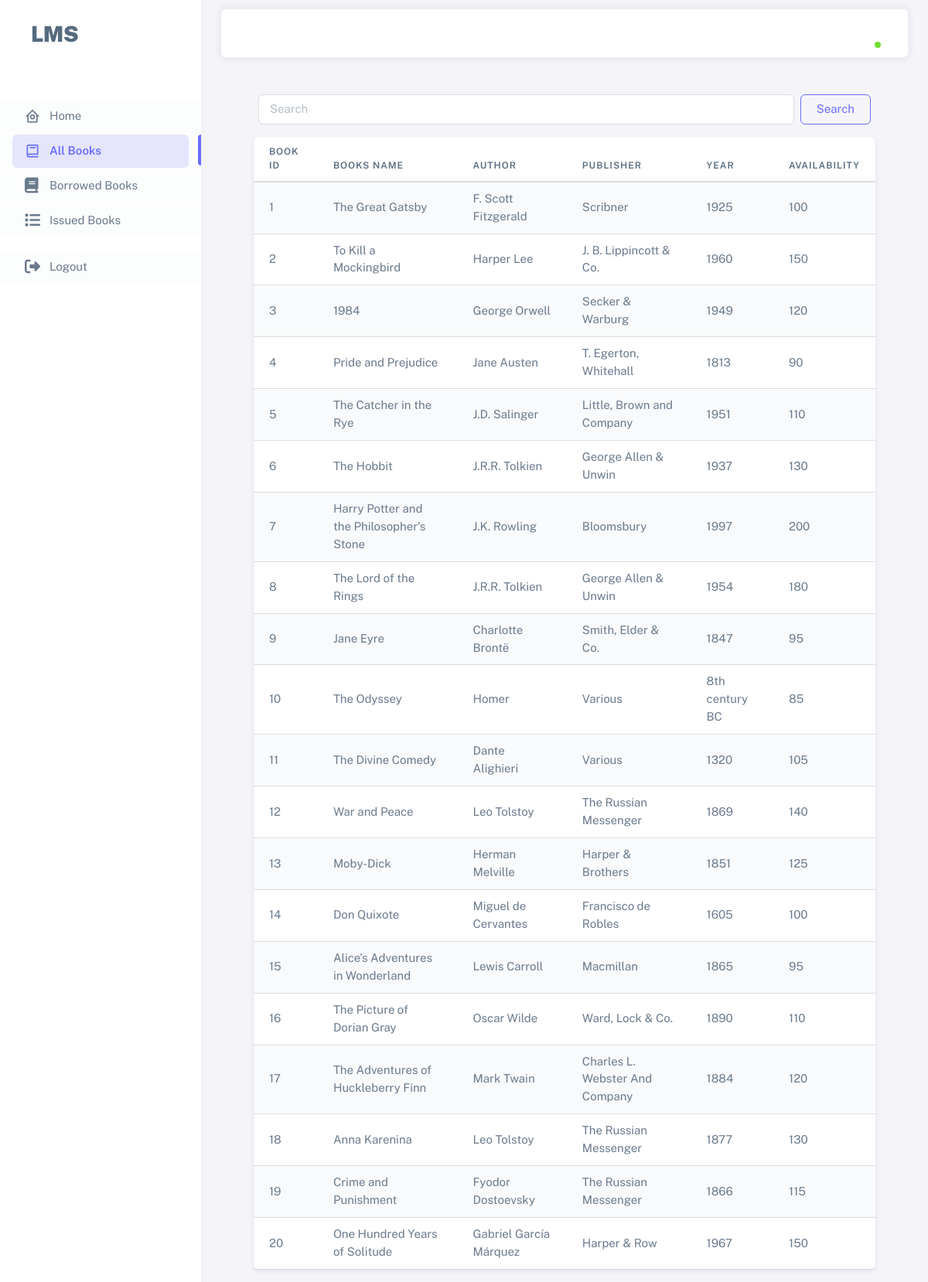
The app's page /Views/user/all_books.php with its own data.
### tables this page shows
CREATE TABLE `add_books` (
  `book_id` int(150) NOT NULL,
  `book_title` varchar(150) NOT NULL,
  `author` varchar(150) NOT NULL,
  `publisher` varchar(150) NOT NULL,
  `year` varchar(150) NOT NULL,
  `number_of_copies` varchar(150) NOT NULL
);

### Views/user/all_books.php (the view, shortened to what this page needs)
<?php
    include_once("../Layouts/user_header.php");
    include_once("../../connection/connect.php");
    $query = "SELECT * FROM add_books";
    $result = mysqli_query($con, $query);
    if (mysqli_num_rows($result) > 0) {
        $books = array();
        while ($row = mysqli_fetch_assoc($result)) {
            $books[] = $row;
        }
    } else {
        $books = array();
    }
?>
<div class="container">
    <form class="d-flex m-5 mb-2">
        <input id="searchInput" class="form-control me-2" type="search" placeholder="Search" aria-label="Search">
        <button id="searchButton" class="btn btn-outline-primary" type="button">Search</button>
    </form>
    <section class="content m-3">
        <div class="container-fluid">
            <div class="card">
                <div class="card-body p-0">
                    <table class="table table-striped">
                        <thead>
                            <tr>
                                <th style="">Book id</th>
                                <th class="">Books NAME</th>
                                <th class="">Author</th>
                                <th class="">Publisher</th>
                                <th class="">Year</th>
                                <th class="">AVAILABILITY</th>
                            </tr>
                        </thead>
                        <tbody>
                            <?php foreach ($books as $key => $book) { ?>
                                <tr>
                                    <td><?= ++$key ?></td>
                                    <td><?= $book['book_title'] ?? ""; ?></td>
                                    <td><?= $book['author'] ?? ""; ?></td>
                                    <td><?= $book['publisher'] ?? ""; ?></td>
                                    <td><?= $book['year'] ?? ""; ?></td>
                                    <td><?= $book['number_of_copies'] ?? ""; ?></td>
                                </tr>
                            <?php } ?>
                        </tbody>
                    </table>
                </div>
            </div>
        </div>
    </section>
</div>

### records on screen
add_books: book_title "The Great Gatsby", author "F. Scott Fitzgerald", publisher "Scribner", year "1925", number_of_copies "100"
add_books: book_title "To Kill a Mockingbird", author "Harper Lee", publisher "J. B. Lippincott & Co.", year "1960", number_of_copies "150"
add_books: book_title "1984", author "George Orwell", publisher "Secker & Warburg", year "1949", number_of_copies "120"
add_books: book_title "Pride and Prejudice", author "Jane Austen", publisher "T. Egerton, Whitehall", year "1813", number_of_copies "90"
add_books: book_title "The Catcher in the Rye", author "J.D. Salinger", publisher "Little, Brown and Company", year "1951", number_of_copies "110"
add_books: book_title "The Hobbit", author "J.R.R. Tolkien", publisher "George Allen & Unwin", year "1937", number_of_copies "130"
add_books: book_title "Harry Potter and the Philosopher's Stone", author "J.K. Rowling", publisher "Bloomsbury", year "1997", number_of_copies "200"
add_books: book_title "The Lord of the Rings", author "J.R.R. Tolkien", publisher "George Allen & Unwin", year "1954", number_of_copies "180"
add_books: book_title "Jane Eyre", author "Charlotte Brontë", publisher "Smith, Elder & Co.", year "1847", number_of_copies "95"
add_books: book_title "The Odyssey", author "Homer", publisher "Various", year "8th century BC", number_of_copies "85"
add_books: book_title "The Divine Comedy", author "Dante Alighieri", publisher "Various", year "1320", number_of_copies "105"
add_books: book_title "War and Peace", author "Leo Tolstoy", publisher "The Russian Messenger", year "1869", number_of_copies "140"
add_books: book_title "Moby-Dick", author "Herman Melville", publisher "Harper & Brothers", year "1851", number_of_copies "125"
add_books: book_title "Don Quixote", author "Miguel de Cervantes", publisher "Francisco de Robles", year "1605", number_of_copies "100"
add_books: book_title "Alice's Adventures in Wonderland", author "Lewis Carroll", publisher "Macmillan", year "1865", number_of_copies "95"
add_books: book_title "The Picture of Dorian Gray", author "Oscar Wilde", publisher "Ward, Lock & Co.", year "1890", number_of_copies "110"
add_books: book_title "The Adventures of Huckleberry Finn", author "Mark Twain", publisher "Charles L. Webster And Company", year "1884", number_of_copies "120"
add_books: book_title "Anna Karenina", author "Leo Tolstoy", publisher "The Russian Messenger", year "1877", number_of_copies "130"
add_books: book_title "Crime and Punishment", author "Fyodor Dostoevsky", publisher "The Russian Messenger", year "1866", number_of_copies "115"
add_books: book_title "One Hundred Years of Solitude", author "Gabriel García Márquez", publisher "Harper & Row", year "1967", number_of_copies "150"
